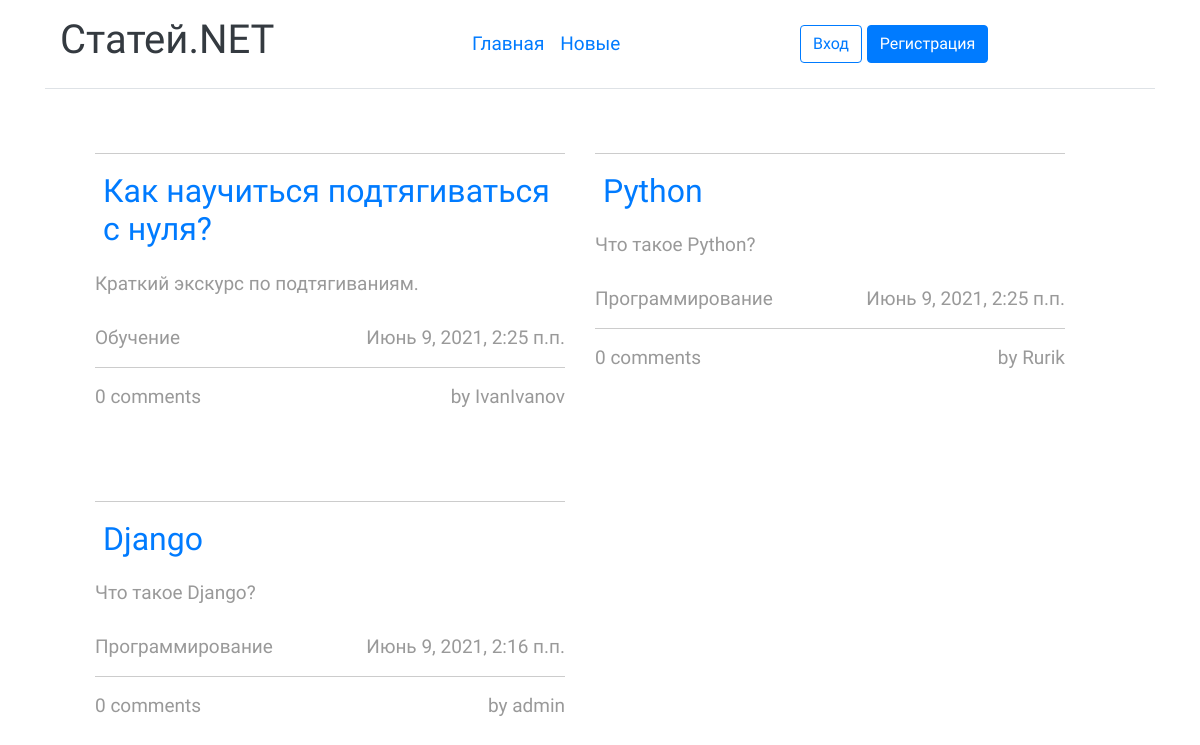
The page / on the database its author committed.
### articles/models.py (models this page shows, shortened)
class Post(models.Model):
    id = models.AutoField(unique=True, primary_key=True)
    title = models.CharField('Заголовок статьи', max_length=64)
    author = models.ForeignKey(User, on_delete=models.CASCADE, null=True)
    announcement_post = models.CharField('Анонс статьи', max_length=255, null=True)
    text = models.TextField('Текст статьи')
    post_data = models.DateTimeField(auto_now=True)
    category = models.ForeignKey(Category, on_delete=models.CASCADE)
    status = models.ForeignKey(Status, on_delete=models.CASCADE, null=True, default=1)

class Category(models.Model):
    id = models.AutoField(unique=True, primary_key=True)
    name = models.CharField('Название котегории', max_length=64)
    def __str__(self):
        return self.name

### articles/views.py (the view)
# urls.py: path('', views.article_page, name='articles'),
def article_page(request):
    context = {
        'posts': Post.objects.filter(status=2).order_by('-post_data')
    }
    return render(request, "articles/articles.html", context)

### articles/templates/articles/articles.html (shortened to what this page needs)
{% extends 'base.html' %}
{% load static %}
{% block content %}
    <div class="row">
                {% for post in posts %}
                <article class="col-12 col-md-6 tm-post">
                    <hr class="tm-hr-primary">
                    <a href="{% url 'post' post.id %}" class="nav-link px-2 link-dark">
                        <h2 class="tm-pt-30 tm-color-primary tm-post-title">{{ post.title }}</h2>
                    </a>
                    <p class="tm-pt-30">
                        {{ post.announcement_post }}
                    </p>
                    <div class="d-flex justify-content-between tm-pt-45">
                        <span class="tm-color-primary">{{ post.category }}</span>
                        <span class="tm-color-primary">{{ post.post_data }}</span>
                    </div>
                    <hr>
                    <div class="d-flex justify-content-between">
                        <span>0 comments</span>
                        <span>by {{ post.author }}</span>
                    </div>
                </article>
                {% endfor %}
    </div>
{% endblock %}

### articles/static/css/mainstyle.css (style rules this page uses)
html { overflow-x: hidden; }
body { margin: 0; padding: 0; font-family: 'Source Sans Pro', sans-serif; font-size: 19px; line-height: 2em; overflow-x: hidden; }
p, span { color: #999; }
hr { border-top-color: #CCC; margin-top: 10px; margin-bottom: 10px; }
.tm-post { max-width: 500px; }
.tm-post { margin-bottom: 75px; }

### rows shown on the page
Post: title "Как научиться подтягиваться с нуля?", announcement_post "Краткий экскурс по подтягиваниям.", category "Обучение", post_data "Июнь 9, 2021, 2:25 п.п.", author "IvanIvanov"
Post: title "Python", announcement_post "Что такое Python?", category "Программирование", post_data "Июнь 9, 2021, 2:25 п.п.", author "Rurik"
Post: title "Django", announcement_post "Что такое Django?", category "Программирование", post_data "Июнь 9, 2021, 2:16 п.п.", author "admin"
